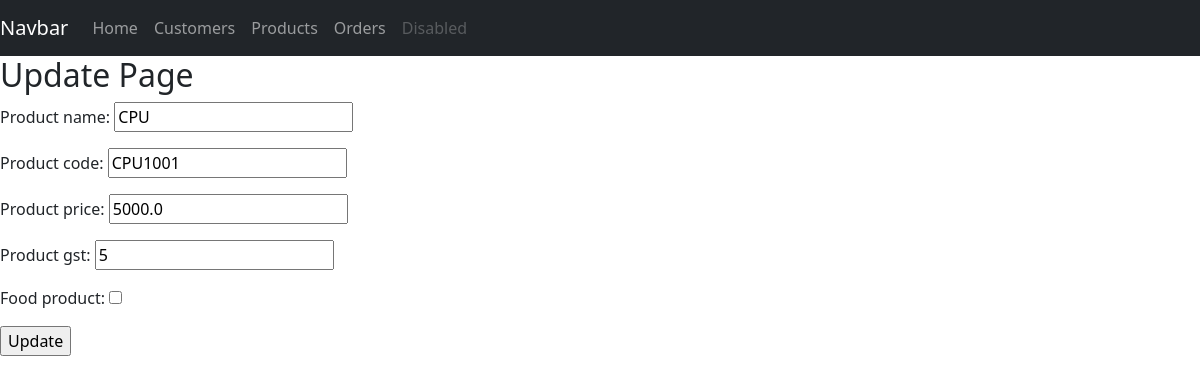
Screenshot of /Products/product_update/1/ with the database file from the repository.
### Products/models.py (models this page shows, shortened)
class MyProducts(models.Model):
    product_name = models.CharField(max_length=35,null=True)
    product_code = models.CharField(max_length=35,null=True)
    product_price = models.FloatField(default=0)
    product_gst  = models.IntegerField(default=0)
    food_product = models.BooleanField(default=0)

### Products/views.py (the view, shortened to what this page needs)
# urls.py: path('product_update/<int:id>/',  views.ProductUpdate),
def ProductUpdate(request,id):
    prod_oldinfo = MyProducts.objects.get(id=id)
    prod_form    = MyProductForm(instance=prod_oldinfo)
    return render(request,'Product/3_update.html',{'prod_form':prod_form})

### Products/forms.py
class MyProductForm(ModelForm):
    class Meta:
        model = MyProducts
        fields = '__all__'

### templates/Product/3_update.html (shortened to what this page needs)
<!DOCTYPE html>
<html lang="en">
<head>
</head>
<body>
    {% include 'Customer/navbar.html' %}
    <h2>Update Page</h2>
    <form action="" method="POST" autocomplete="off">
        {{prod_form.as_p}}
        <input type="submit" value="Update">
    </form>
</body>
</html>

### rows the page displays
MyProducts: product_name "CPU", product_code "CPU1001", product_price "5000.0", product_gst "5"
